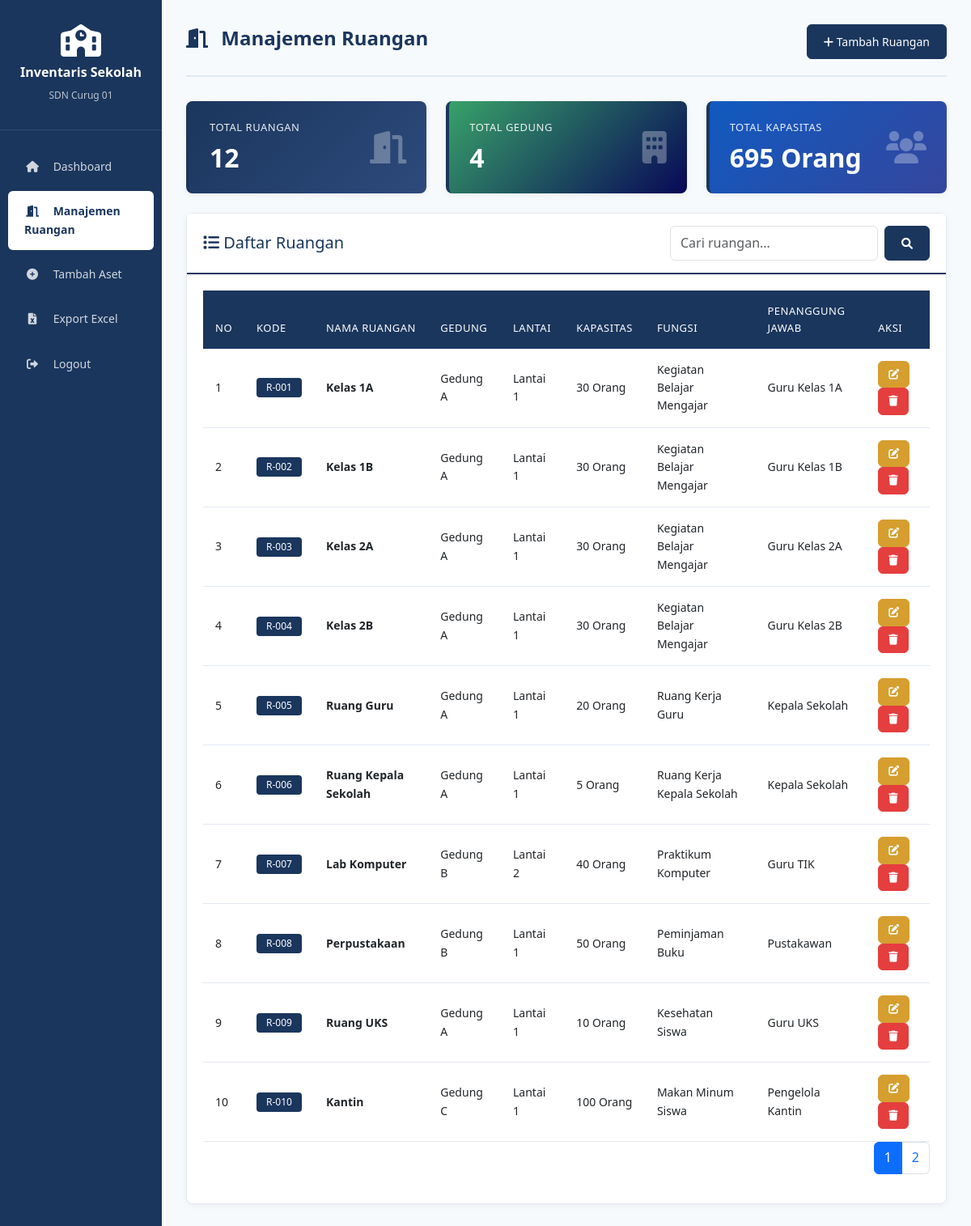
Screenshot of /ruangan.php (signed in) with the database file from the repository.
### tables this page shows
CREATE TABLE `ruangan` (
  `id` int(11) NOT NULL,
  `kode_ruangan` varchar(50) NOT NULL,
  `nama_ruangan` varchar(100) NOT NULL,
  `lantai` varchar(20) DEFAULT NULL,
  `gedung` varchar(100) DEFAULT NULL,
  `kapasitas` int(11) DEFAULT NULL,
  `fungsi_ruangan` varchar(100) DEFAULT NULL,
  `penanggung_jawab` varchar(100) DEFAULT NULL,
  `keterangan` text DEFAULT NULL,
  `created_at` timestamp NULL DEFAULT current_timestamp(),
  `updated_at` timestamp NULL DEFAULT current_timestamp() ON UPDATE current_timestamp()
);

### ruangan.php (the view, shortened to what this page needs)
<?php
require 'config.php';
$limit = 10;
$page = isset($_GET['page']) ? $_GET['page'] : 1;
$start = ($page - 1) * $limit;
$search = isset($_GET['cari']) ? $_GET['cari'] : '';
$where = "";
$result = mysqli_query($conn, "SELECT * FROM ruangan $where ORDER BY kode_ruangan ASC LIMIT $start, $limit");
$total_records = mysqli_query($conn, "SELECT COUNT(*) as total FROM ruangan $where")->fetch_assoc()['total'];
$total_pages = ceil($total_records / $limit);
$total_ruangan = mysqli_query($conn, "SELECT COUNT(*) as total FROM ruangan")->fetch_assoc()['total'];
$total_gedung = mysqli_query($conn, "SELECT COUNT(DISTINCT gedung) as total FROM ruangan")->fetch_assoc()['total'];
$total_kapasitas = mysqli_query($conn, "SELECT SUM(kapasitas) as total FROM ruangan")->fetch_assoc()['total'];
?>
<!DOCTYPE html>
<html lang="id">
<head>
    <link href="https://cdn.jsdelivr.net/npm/bootstrap@5.3.0/dist/css/bootstrap.min.css" rel="stylesheet">
    <link rel="stylesheet" href="https://cdnjs.cloudflare.com/ajax/libs/font-awesome/6.0.0/css/all.min.css">
</head>
<body>
<div class="container-fluid">
    <div class="row">
        <div class="col-md-2 sidebar">
            <div class="sidebar-brand">
                <i class="fas fa-school"></i>
                <h5>Inventaris Sekolah</h5>
                <small>SDN Curug 01</small>
            </div>
            <div class="sidebar-menu">
                <a href="dashboard.php"><i class="fas fa-home"></i> Dashboard</a>
                <a href="ruangan.php" class="active"><i class="fas fa-door-open"></i> Manajemen Ruangan</a>
                <a href="tambah.php"><i class="fas fa-plus-circle"></i> Tambah Aset</a>
                <a href="export_excel.php"><i class="fas fa-file-excel"></i> Export Excel</a>
                <a href="logout.php"><i class="fas fa-sign-out-alt"></i> Logout</a>
            </div>
        </div>
        <div class="col-md-10 main-content">
            <div class="page-header">
                <h2><i class="fas fa-door-open"></i> Manajemen Ruangan</h2>
                <a href="tambah_ruangan.php" class="btn btn-primary">
                    <i class="fas fa-plus"></i> Tambah Ruangan
                </a>
            </div>
            <div class="row mb-4">
                <div class="col-md-4">
                    <div class="stat-card blue">
                        <div class="d-flex justify-content-between align-items-center">
                            <div>
                                <h6>Total Ruangan</h6>
                                <h3><?= $total_ruangan ?></h3>
                            </div>
                            <i class="fas fa-door-open"></i>
                        </div>
                    </div>
                </div>
                <div class="col-md-4">
                    <div class="stat-card green">
                        <div class="d-flex justify-content-between align-items-center">
                            <div>
                                <h6>Total Gedung</h6>
                                <h3><?= $total_gedung ?></h3>
                            </div>
                            <i class="fas fa-building"></i>
                        </div>
                    </div>
                </div>
                <div class="col-md-4">
                    <div class="stat-card orange">
                        <div class="d-flex justify-content-between align-items-center">
                            <div>
                                <h6>Total Kapasitas</h6>
                                <h3><?= $total_kapasitas ?> Orang</h3>
                            </div>
                            <i class="fas fa-users"></i>
                        </div>
                    </div>
                </div>
            </div>
            <div class="card">
                <div class="card-header d-flex justify-content-between align-items-center">
                    <h5 class="mb-0"><i class="fas fa-list"></i> Daftar Ruangan</h5>
                    <div class="search-box">
                        <form method="GET" class="d-flex">
                            <input type="text" name="cari" class="form-control me-2" placeholder="Cari ruangan..." value="<?= $search ?>">
                            <button type="submit" class="btn btn-primary">
                                <i class="fas fa-search"></i>
                            </button>
                        </form>
                    </div>
                </div>
                <div class="card-body">
                    <div class="table-responsive">
                        <table class="table table-hover">
                            <thead>
                                <tr>
                                    <th>No</th>
                                    <th>Kode</th>
                                    <th>Nama Ruangan</th>
                                    <th>Gedung</th>
                                    <th>Lantai</th>
                                    <th>Kapasitas</th>
                                    <th>Fungsi</th>
                                    <th>Penanggung Jawab</th>
                                    <th>Aksi</th>
                                </tr>
                            </thead>
                            <tbody>
                                <?php
                                $no = $start + 1;
                                while($row = mysqli_fetch_assoc($result)):
                                ?>
                                <tr>
                                    <td><?= $no++ ?></td>
                                    <td><span class="badge badge-primary"><?= $row['kode_ruangan'] ?></span></td>
                                    <td><strong><?= $row['nama_ruangan'] ?></strong></td>
                                    <td><?= $row['gedung'] ?></td>
                                    <td>Lantai <?= $row['lantai'] ?></td>
                                    <td><?= $row['kapasitas'] ?> Orang</td>
                                    <td><?= $row['fungsi_ruangan'] ?></td>
                                    <td><?= $row['penanggung_jawab'] ?></td>
                                    <td>
                                        <a href="edit_ruangan.php?id=<?= $row['id'] ?>" class="btn btn-sm btn-warning">
                                            <i class="fas fa-edit"></i>
                                        </a>
                                        <a href="?hapus=<?= $row['id'] ?>" class="btn btn-sm btn-danger" onclick="return confirm('Yakin hapus ruangan ini?')">
                                            <i class="fas fa-trash"></i>
                                        </a>
                                    </td>
                                </tr>
                                <?php endwhile; ?>
                            </tbody>
                        </table>
                    </div>
                    <nav>
                        <ul class="pagination justify-content-end">
                            <?php for($i = 1; $i <= $total_pages; $i++): ?>
                            <li class="page-item <?= $i == $page ? 'active' : '' ?>">
                                <a class="page-link" href="?page=<?= $i ?>&cari=<?= $search ?>"><?= $i ?></a>
                            </li>
                            <?php endfor; ?>
                        </ul>
                    </nav>
                </div>
            </div>
        </div>
    </div>
</div>
</body>
</html>

### ruangan.php (style rules this page uses)
:root { --primary: #1a365d; --primary-dark: #0f2744; --primary-light: #2d4a7c; --white: #ffffff; --gray-light: #f7fafc; --gray-medium: #e2e8f0; --gray-dark: #4a5568; --success: #38a169; --warning: #d69e2e; --danger: #e53e3e; --info: #4299e1; }
body { font-family: 'Segoe UI', Tahoma, Geneva, Verdana, sans-serif; background-color: var(--gray-light); color: var(--gray-dark); line-height: 1.6; }
.sidebar { background-color: var(--primary); min-height: 100vh; color: var(--white); padding: 0; }
.sidebar-brand { padding: 30px 20px; text-align: center; border-bottom: 1px solid rgba(255, 255, 255, 0.1); }
.sidebar-brand i { font-size: 40px; margin-bottom: 10px; }
.sidebar-brand h5 { font-weight: 600; font-size: 16px; margin-bottom: 5px; }
.sidebar-brand small { font-size: 12px; opacity: 0.7; }
.sidebar-menu { padding: 20px 10px; }
.sidebar-menu a { color: rgba(255, 255, 255, 0.8); text-decoration: none; padding: 14px 20px; display: block; margin-bottom: 5px; border-radius: 6px; transition: all 0.3s; font-size: 14px; }
.sidebar-menu a.active { background-color: var(--white); color: var(--primary); font-weight: 600; }
.sidebar-menu a i { margin-right: 12px; width: 20px; text-align: center; }
.main-content { background-color: var(--gray-light); padding: 30px; }
.page-header { display: flex; justify-content: space-between; align-items: center; margin-bottom: 30px; padding-bottom: 20px; border-bottom: 2px solid var(--gray-medium); }
.page-header h2 { color: var(--primary); font-weight: 600; font-size: 24px; }
.page-header h2 i { margin-right: 10px; }
.stat-card { background-color: var(--white); border-radius: 8px; padding: 25px; box-shadow: 0 2px 8px rgba(0, 0, 0, 0.05); border-left: 4px solid var(--primary); transition: all 0.3s; color: var(--white); }
.stat-card.blue { background: linear-gradient(135deg, var(--primary) 0%, var(--primary-light) 100%); }
.stat-card.green { background: linear-gradient(135deg, var(--success) 0%, #080857 100%); }
.stat-card.orange { background: linear-gradient(135deg, #105ac0 0%, #35469d 100%); }
.stat-card h6 { font-size: 13px; text-transform: uppercase; letter-spacing: 0.5px; margin-bottom: 10px; opacity: 0.9; }
.stat-card h3 { font-weight: 700; font-size: 32px; margin-bottom: 0; }
.stat-card i { font-size: 40px; opacity: 0.3; }
.card { background-color: var(--white); border: 1px solid var(--gray-medium); border-radius: 8px; box-shadow: 0 2px 8px rgba(0, 0, 0, 0.05); margin-bottom: 20px; }
.card-header { background-color: var(--white); border-bottom: 2px solid var(--primary); padding: 15px 20px; font-weight: 600; color: var(--primary); }
.card-body { padding: 20px; }
.table { background-color: var(--white); margin-bottom: 0; }
.table thead th { background-color: var(--primary); color: var(--white); border: none; padding: 15px; font-weight: 500; font-size: 13px; text-transform: uppercase; letter-spacing: 0.5px; }
.table tbody td { padding: 15px; vertical-align: middle; border-color: var(--gray-medium); font-size: 14px; }
.badge { padding: 6px 12px; font-weight: 500; font-size: 12px; border-radius: 4px; }
.badge-primary { background-color: var(--primary); color: var(--white); }
.btn { border-radius: 6px; padding: 10px 20px; font-weight: 500; font-size: 14px; transition: all 0.3s; }
.btn-sm { padding: 6px 12px; font-size: 13px; }
.btn-primary { background-color: var(--primary); border-color: var(--primary); }
.btn-warning { background-color: var(--warning); border-color: var(--warning); color: var(--white); }
.btn-danger { background-color: var(--danger); border-color: var(--danger); }
.search-box { display: flex; gap: 10px; }

### rows the page displays
ruangan: kode_ruangan "R-001", nama_ruangan "Kelas 1A", gedung "Gedung A", lantai "1", kapasitas "30", fungsi_ruangan "Kegiatan Belajar Mengajar", penanggung_jawab "Guru Kelas 1A"
ruangan: kode_ruangan "R-002", nama_ruangan "Kelas 1B", gedung "Gedung A", lantai "1", kapasitas "30", fungsi_ruangan "Kegiatan Belajar Mengajar", penanggung_jawab "Guru Kelas 1B"
ruangan: kode_ruangan "R-003", nama_ruangan "Kelas 2A", gedung "Gedung A", lantai "1", kapasitas "30", fungsi_ruangan "Kegiatan Belajar Mengajar", penanggung_jawab "Guru Kelas 2A"
ruangan: kode_ruangan "R-004", nama_ruangan "Kelas 2B", gedung "Gedung A", lantai "1", kapasitas "30", fungsi_ruangan "Kegiatan Belajar Mengajar", penanggung_jawab "Guru Kelas 2B"
ruangan: kode_ruangan "R-005", nama_ruangan "Ruang Guru", gedung "Gedung A", lantai "1", kapasitas "20", fungsi_ruangan "Ruang Kerja Guru", penanggung_jawab "Kepala Sekolah"
ruangan: kode_ruangan "R-006", nama_ruangan "Ruang Kepala Sekolah", gedung "Gedung A", lantai "1", kapasitas "5", fungsi_ruangan "Ruang Kerja Kepala Sekolah", penanggung_jawab "Kepala Sekolah"
ruangan: kode_ruangan "R-007", nama_ruangan "Lab Komputer", gedung "Gedung B", lantai "2", kapasitas "40", fungsi_ruangan "Praktikum Komputer", penanggung_jawab "Guru TIK"
ruangan: kode_ruangan "R-008", nama_ruangan "Perpustakaan", gedung "Gedung B", lantai "1", kapasitas "50", fungsi_ruangan "Peminjaman Buku", penanggung_jawab "Pustakawan"
ruangan: kode_ruangan "R-009", nama_ruangan "Ruang UKS", gedung "Gedung A", lantai "1", kapasitas "10", fungsi_ruangan "Kesehatan Siswa", penanggung_jawab "Guru UKS"
ruangan: kode_ruangan "R-010", nama_ruangan "Kantin", gedung "Gedung C", lantai "1", kapasitas "100", fungsi_ruangan "Makan Minum Siswa", penanggung_jawab "Pengelola Kantin"

### other values shown
$total_ruangan "12"
$total_gedung "4"
$total_kapasitas "695"
